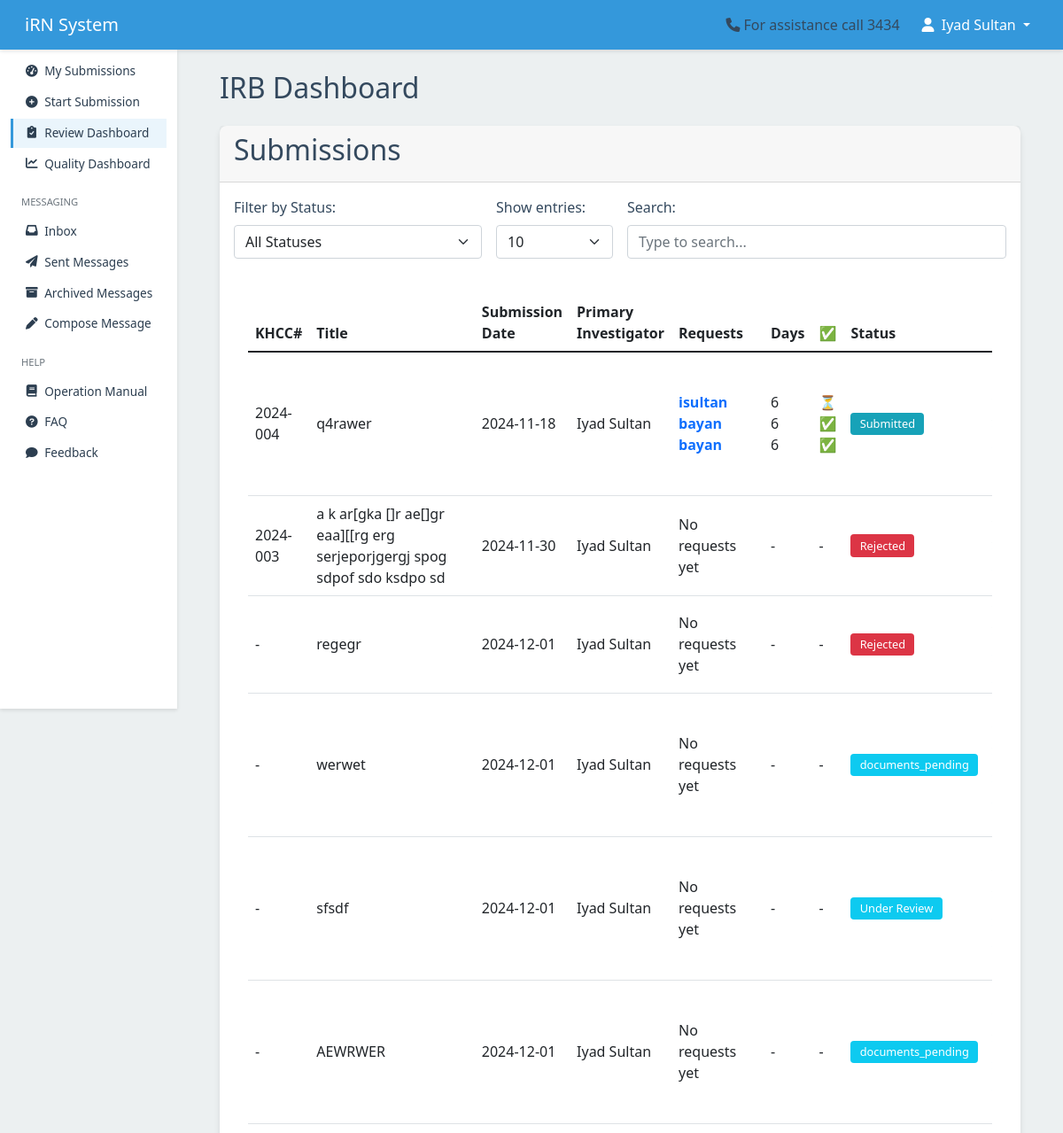
/review/ (signed in, upper part), run on an earlier commit of the app's database.
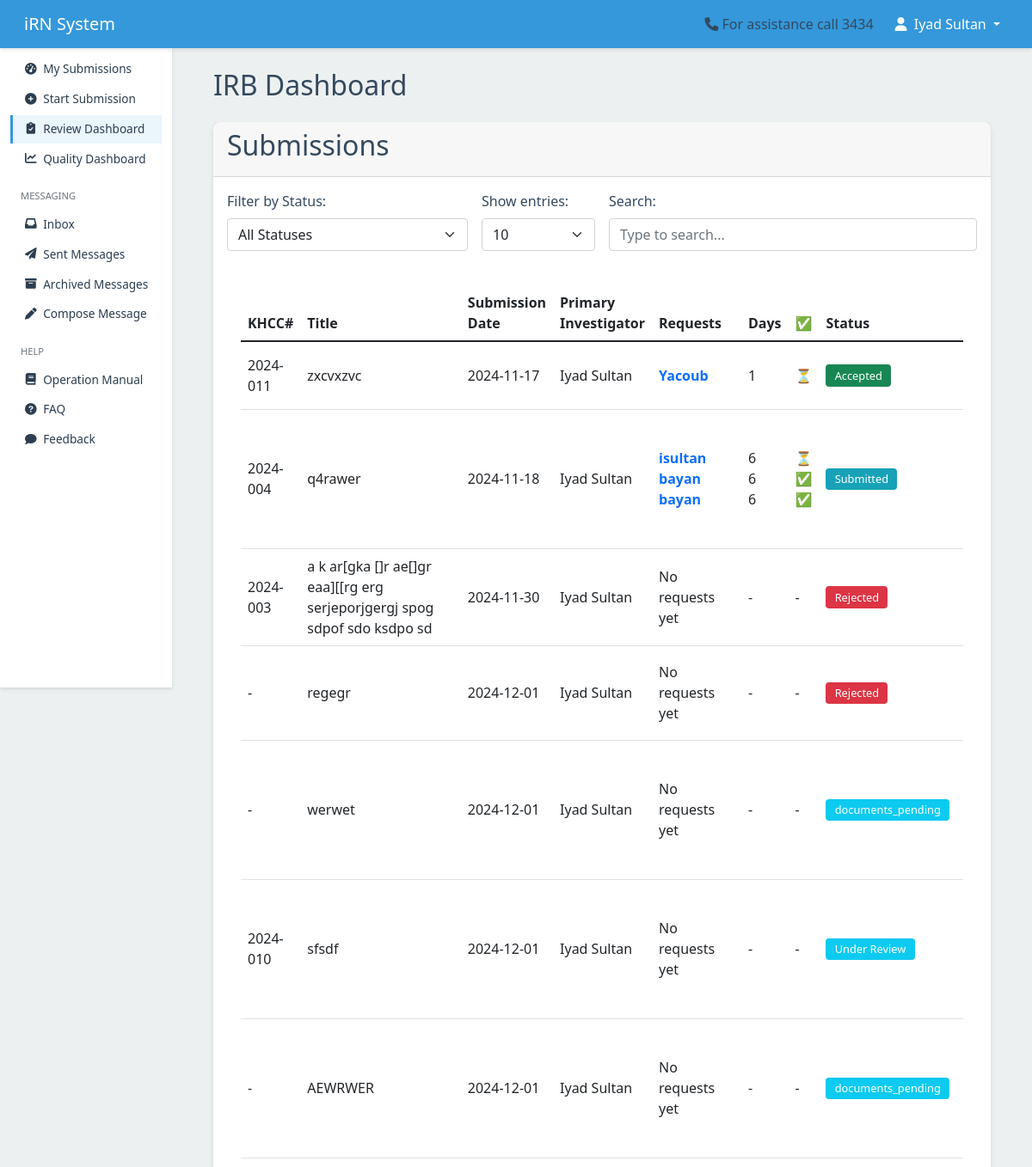
And on a later commit of the database.
### submission/models.py (models this page shows, shortened)
class Submission(models.Model):
    temporary_id = models.AutoField(primary_key=True)
    khcc_number = models.CharField(max_length=20, blank=True, null=True, unique=True)
    title = models.CharField(max_length=255)
    primary_investigator = models.ForeignKey(
        User, related_name='primary_investigations', on_delete=models.CASCADE
    )
    study_type = models.ForeignKey(StudyType, on_delete=models.SET_NULL, null=True)
    status = models.CharField(
        max_length=50,
        choices=get_submission_status_choices,
        default='draft'
    )
    date_created = models.DateTimeField(auto_now_add=True)
    last_modified = models.DateTimeField(auto_now=True)
    date_submitted = models.DateTimeField(blank=True, null=True)
    version = models.PositiveIntegerField(default=1)
    is_locked = models.BooleanField(default=False)
    is_archived = models.BooleanField(default=False)
    archived_at = models.DateTimeField(null=True, blank=True)
    show_in_irb = models.BooleanField(default=False, help_text="Toggle visibility for IRB members")
    show_in_rc = models.BooleanField(default=False, help_text="Toggle visibility for RC members")
    submitted_by = models.ForeignKey(
        User,
        related_name='submitted_submissions',
        on_delete=models.SET_NULL,
        null=True,
        blank=True,
        help_text="User who submitted the submission"
    )

### users/models.py (models this page shows, shortened)
class UserProfile(models.Model):
    user = models.OneToOneField(
        User,
        on_delete=models.CASCADE,
        related_name='userprofile'
    )
    institution = models.CharField(
        max_length=255,
        default='King Hussein Cancer Center'
    )
    mobile = models.CharField(
        max_length=20,
        blank=True,
        null=True,
        default='',
        validators=[phone_regex]
    )
    khcc_employee_number = models.CharField(
        max_length=20,
        blank=True,
        null=True,
        unique=True,
        validators=[
            RegexValidator(
                regex=r'^[A-Za-z0-9]+$',
                message='Employee number can only contain letters and numbers.'
            )
        ]
    )
    title = models.CharField(
        max_length=255,
        blank=True,
        null=True
    )
    role = models.CharField(
        max_length=50,
        choices=USER_ROLE_CHOICES,
        blank=True,
        null=True
    )
    groups = models.ManyToManyField(
        Group,
        related_name='user_profiles',
        blank=True
    )
    photo = models.ImageField(
        upload_to='photos/',
        blank=True,
        null=True
    )
    is_approved = models.BooleanField(default=False)
    full_name = models.CharField(
        max_length=255,
        default='',
        help_text='Full name (at least two names required)',
        validators=[validate_full_name]
    )
    class Meta:
        ordering = ['user__username']
        indexes = [
            models.Index(fields=['is_approved']),
            models.Index(fields=['role'])
        ]

### review/models.py (models this page shows, shortened)
class ReviewRequest(models.Model):
    submission = models.ForeignKey(Submission, on_delete=models.CASCADE,  related_name='review_requests' )
    submission_version = models.PositiveIntegerField(
        help_text="Version number of the submission being reviewed"
    )
    requested_by = models.ForeignKey(
        User,
        on_delete=models.CASCADE,
        related_name='review_requests_created'
    )
    requested_to = models.ForeignKey(
        User,
        on_delete=models.CASCADE,
        related_name='review_requests_received'
    )
    message = models.TextField(blank=True)
    deadline = models.DateField()
    status = models.CharField(
        max_length=50,
        choices=get_status_choices,
        default='pending'
    )
    selected_forms = models.ManyToManyField(DynamicForm)
    conflict_of_interest_declared = models.BooleanField(null=True)
    conflict_of_interest_details = models.TextField(blank=True)
    created_at = models.DateTimeField(auto_now_add=True)
    updated_at = models.DateTimeField(auto_now=True)
    is_active = models.BooleanField(default=True)
    order = models.PositiveIntegerField(default=1)
    extension_requested = models.BooleanField(default=False)
    proposed_deadline = models.DateField(null=True, blank=True)
    extension_reason = models.TextField(null=True, blank=True)
    parent_request = models.ForeignKey(
        'self',
        on_delete=models.SET_NULL,
        null=True,
        blank=True,
        related_name='child_requests'
    )
    forwarding_chain = models.JSONField(
        default=list,
        help_text="List of users who forwarded this request"
    )
    can_forward = models.BooleanField(
        default=False,
        help_text="Whether this reviewer can forward to others"
    )

### review/views.py (the view)
# urls.py: path('', ReviewDashboardView.as_view(), name='review_dashboard'),
class ReviewDashboardView(LoginRequiredMixin, TemplateView):
    template_name = 'review/dashboard.html'
    def get_context_data(self, **kwargs):
        context = super().get_context_data(**kwargs)
        user = self.request.user
        is_osar = user.groups.filter(name='OSAR').exists()
        is_irb = user.groups.filter(name='IRB').exists()
        is_rc = user.groups.filter(name='RC').exists()
        group_name = 'OSAR' if is_osar else 'IRB' if is_irb else 'RC' if is_rc else 'general'
        base_submission_qs = Submission.objects.select_related(
            'primary_investigator__userprofile',
            'study_type'
        )
        if is_irb:
            submissions = base_submission_qs.filter(show_in_irb=True)
            review_filter = Q(requested_to__groups__name='IRB') | Q(requested_by__groups__name='IRB')
        elif is_rc:
            submissions = base_submission_qs.filter(show_in_rc=True)
            review_filter = Q(requested_to__groups__name='RC') | Q(requested_by__groups__name='RC')
        else:  # OSAR or other users
            submissions = base_submission_qs.all()
            review_filter = Q()
        submissions = submissions.prefetch_related(
            Prefetch(
                'review_requests',
                queryset=ReviewRequest.objects.filter(review_filter).select_related(
                    'requested_to__userprofile',
                    'requested_by__userprofile'
                )
            )
        )
        review_requests = ReviewRequest.objects.filter(review_filter) if review_filter else ReviewRequest.objects.all()
        pending_reviews = review_requests.filter(
            requested_to=user,
            status__in=['pending', 'overdue', 'extended']
        ).select_related(
            'submission__primary_investigator__userprofile',
            'requested_by__userprofile'
        )
        completed_reviews = review_requests.filter(
            requested_to=user,
            status='completed'
        ).select_related(
            'submission__primary_investigator__userprofile',
            'requested_by__userprofile'
        )
        for submission in submissions:
            submission.has_unread_notes = NotepadEntry.objects.filter(
                submission=submission,
                notepad_type=group_name
            ).exclude(read_by=user).exists()
        context.update({
            'submissions': submissions,
            'is_osar': is_osar,
            'is_irb': is_irb,
            'is_rc': is_rc,
            'group_name': group_name,
            'review_requests': review_requests,
            'pending_reviews': pending_reviews,
            'completed_reviews': completed_reviews,
            'submission_status_choices': SUBMISSION_STATUS_CHOICES,
        })
        return context

### iRN/constants.py (called while the page is built)
def get_status_choices():
    DEFAULT_CHOICES = [
        ('pending', 'Pending'),
        ('declined', 'Declined'),
        ('completed', 'Completed'),
        ('overdue', 'Overdue'),
        ('extended', 'Extended'),
        ('request_withdrawn', 'Request Withdrawn'),
    ]
    try:
        choices = cache.get('review_status_choices')
        if not choices:
            StatusChoice = apps.get_model('review', 'StatusChoice')
            choices = list(StatusChoice.objects.filter(is_active=True).values_list('code', 'label'))
            if choices:
                cache.set('review_status_choices', choices)
        return choices or DEFAULT_CHOICES
    except Exception:
        return DEFAULT_CHOICES

### review/templatetags/review_tags.py (called while the page is built)
@register.filter
def timesince_in_days(value):
    if not value:
        return 0
    if isinstance(value, str):
        value = datetime.strptime(value, '%Y-%m-%d %H:%M:%S')
    now = timezone.now()
    diff = now - value
    return diff.days

@register.filter
def split_string(value, delimiter=','):
    return value.split(delimiter)

### review/templates/review/dashboard.html (shortened to what the changed rows need)
{% extends 'base.html' %}
{% load static %}
{% load review_tags %}
{% block content %}
<div class="container">
    {% if is_irb %}
        <h2 class="mb-4">IRB Dashboard</h2>
    {% elif is_rc %}
        <h2 class="mb-4">RC Dashboard</h2>
    {% elif is_osar %}
        <h2 class="mb-4">OSAR Dashboard</h2>
    {% else %}
        <h2 class="mb-4">Review Dashboard</h2>
    {% endif %}
    {% if is_osar or is_irb or is_rc %}
        <div class="card mb-4">
            <div class="card-header">
                <h2 class="card-title">Submissions</h2>
            </div>
            <div class="card-body">
            <div class="card-body">
                {% if submissions %}
                    <div class="table-responsive">
                        <table id="osarSubmissionsTable" class="table table-hover">
                            <thead>
                                <tr>
                                    <th>KHCC#</th>
                                    <th>Title</th>
                                    <th>Submission Date</th>
                                    <th>Primary Investigator</th>
                                    <th>Requests</th>
                                    <th>Days</th>
                                    <th>✅</th>
                                    <th>Status</th>
                                    <th>Actions</th>
                                </tr>
                            </thead>
                            <tbody>
                                {% for submission in submissions %}
                                <tr>
                                    <td>{{ submission.khcc_number|default:"-" }}</td>
                                    <td>{{ submission.title }}</td>
                                    <td>{{ submission.date_submitted|date:"Y-m-d"|default:"-" }}</td>
                                    <td>{{ submission.primary_investigator.userprofile.full_name }}</td>
                                    <td>
                                        {% if submission.review_requests.exists %}
                                            <ul class="list-unstyled mb-0">
                                            {% for request in submission.review_requests.all %}
                                                <li>
                                                    <strong>
                                                        <a href="{% url 'messaging:compose_message' %}?recipient={{ request.requested_to.id }}&submission={{ submission.id }}"
                                                           class="text-primary text-decoration-none">
                                                            {{ request.requested_to.userprofile.user}}
                                                        </a>
                                                    </strong>
                                                </li>
                                            {% endfor %}
                                            </ul>
                                        {% else %}
                                            No requests yet
                                        {% endif %}
                                    </td>
                                    <td>
                                        {% if submission.review_requests.exists %}
                                            <ul class="list-unstyled mb-0">
                                            {% for request in submission.review_requests.all %}
                                                <li>
                                                    {% with days=request.created_at|timesince_in_days %}
                                                        {{ days }}
                                                    {% endwith %}
                                                </li>
                                            {% endfor %}
                                            </ul>
                                        {% else %}
                                            -
                                        {% endif %}
                                    </td>
                                    <td>
                                        {% if submission.review_requests.exists %}
                                            <ul class="list-unstyled mb-0">
                                            {% for request in submission.review_requests.all %}
                                                <li>
                                                    {% if request.status == 'completed' %}
                                                        <span class="text-success">✅</span>
                                                    {% elif request.status == 'declined' %}
                                                        <span class="text-danger">❌</span>
                                                    {% elif request.status == 'pending' %}
                                                        <span class="text-warning">⏳</span>
                                                    {% else %}
                                                        <span class="text-secondary">-</span>
                                                    {% endif %}
                                                </li>
                                            {% endfor %}
                                            </ul>
                                        {% else %}
                                            -
                                        {% endif %}
                                    </td>
                                    <td>
                                        <span class="badge badge-{{ submission.status|slugify }}">
                                            {{ submission.get_status_display|default:"" }}
                                        </span>
                                    </td>
                                    <td>
                                    </td>
                                </tr>
                                {% endfor %}
                            </tbody>
                        </table>
                    </div>
                {% else %}
                    <p class="mb-0">No submissions found.</p>
                {% endif %}
            </div>
        </div>
    {% endif %}
</div>
{% endblock %}

What changed in the data, as far as the page shows it:
now on this page (row edited): Submission: khcc_number "2024-011", title "zxcvxzvc", date_submitted "2024-11-17", primary_investigator.userprofile.full_name "Iyad Sultan", status "Accepted"
added ReviewRequest: requested_to.userprofile.user "Yacoub", request "1"
changed Submission "sfsdf": khcc_number "-" → "2024-010"
